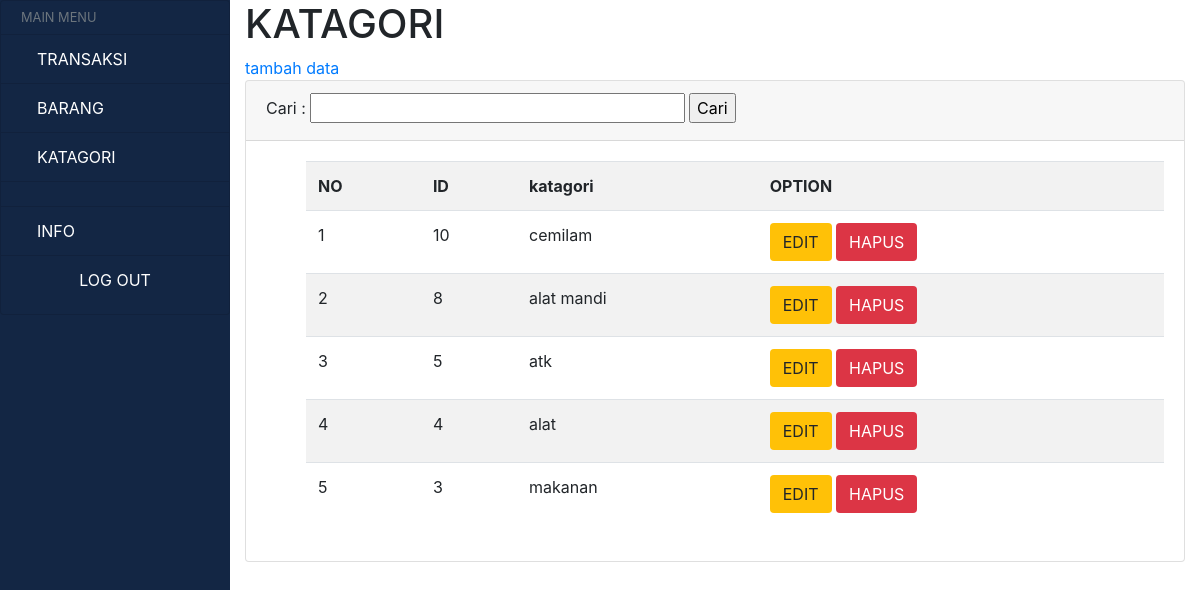
Screenshot of /admin/index_katagori.php with the database file from the repository.
### tables this page shows
CREATE TABLE `kategori` (
  `id_kat` int(11) NOT NULL,
  `nama_katagori` varchar(30) NOT NULL
);

### admin/index_katagori.php (the view, shortened to what this page needs)
<!DOCTYPE html>
<html lang="en">
<head>
    <link rel="stylesheet" href="css/bootstrap.min.css">
    <link rel="stylesheet" href="css/mycss.css">
</head>
<body>
    <div class="container-fluid p-0 ">
        <div class="row" id="body-row">
            <div id="sidebar-container" class="sidebar-expanded d-none d-md-block">
                <ul class="list-group">
                    <li class="list-group-item sidebar-separator-title text-muted d-flex align-items-center menu-collapsed">
                        <small>MAIN MENU</small>
                    </li>
                    <a href="index_transaksi.php" data-toggle="collapse" aria-expanded="false" class="bg-dark list-group-item list-group-item-action flex-column align-items-start">
                        <div class="d-flex w-100 justify-content-start align-items-center">
                            <span class="menu-collapsed">TRANSAKSI</span>
                        </div>
                    </a>
                    <a href="index_barang.php" data-toggle="collapse" aria-expanded="false" class="bg-dark list-group-item list-group-item-action flex-column align-items-start">
                        <div class="d-flex w-100 justify-content-start align-items-center">
                            <span class="menu-collapsed">BARANG</span>
                        </div>
                    </a>
                    <a href="index_katagori.php" class="bg-dark list-group-item list-group-item-action">
                        <div class="d-flex w-100 justify-content-start align-items-center">
                            <span class="menu-collapsed">KATAGORI</span>
                        </div>
                    </a>
                    <li class="list-group-item sidebar-separator menu-collapsed"></li>
                    <a href="info.php" class="bg-dark list-group-item list-group-item-action">
                        <div class="d-flex w-100 justify-content-start align-items-center">
                            <span class="menu-collapsed">INFO</span>
                        </div>
                    </a>
                    <li class="list-group-item logo-separator d-flex justify-content-center">
                      <a href="logout.php" class=" text-black-50"> LOG OUT </a>
                    </li>
                </ul>
            </div>
            <div class="col">
                <h1>
                    KATAGORI
                </h1>
                <a href="input_katagori.php">tambah data</a>
                <div class="card">
                    <div class="card-header"><form action="index_katagori.php" method="get">
                    <label>Cari :</label>
                    <input type="text" class=" col-5" name="cari">
                    <input type="submit" value="Cari">
                    </form></div>
                    <div class="card-body">
                        <ul>
                        <?php
                        $koneksi = mysqli_connect("localhost","root","","db_penjualan");
                        ?>
            <table class="table col-1 table-striped" border="0.1" >
                    <tr >
                        <th>NO</th>
                        <th>ID</th>
                        <th>katagori</th>
                        <th>OPTION</th>
                    </tr>
                <?php
                if(isset($_GET['cari'])){
                    $cari = $_GET['cari'];
                    $data = mysqli_query($koneksi,"SELECT * from kategori where nama_katagori like '%".$cari."%'");
                }else{
                    $data = mysqli_query($koneksi,"SELECT * from kategori order by id_kat desc");
                }
                $no = 1;
                while($d = mysqli_fetch_array($data)){
                ?>
                <tr>
                            <td><?php echo $no++; ?></td>
                            <td><?php echo $d['id_kat']; ?></td>
                            <td><?php echo $d['nama_katagori']; ?></td>
                            <td>
                                <a name="id_kat" class="btn badge-warning" href="edit_katagori.php?id_kat=<?php echo $d['id_kat']; ?>">EDIT</a>
                                <a name="id_kat" class="btn badge-danger" href="hapus_katagori.php?id_kat=<?php echo $d['id_kat']; ?>">HAPUS</a>
                            </td>
                        </tr>
                <?php }
                ?>
            </table>
                        </ul>
                    </div>
                </div>
            </div>
        </div>
    </div>
</body>
</html>

### admin/css/mycss.css (style rules this page uses)
#body-row { margin-left: 0; margin-right: 0; }
#sidebar-container { min-height: 100vh; background-color: #132644; padding: 0; }
.sidebar-expanded { width: 230px; }
#sidebar-container .list-group a { height: 50px; color: white; }
#sidebar-container .list-group li.list-group-item { background-color: #132644; }
.sidebar-separator-title { background-color: #132644; height: 35px; }
.sidebar-separator { background-color: #132644; height: 25px; }
.logo-separator { background-color: #132644; height: 60px; }
a.bg-dark { background-color: #132644 !important; }

### rows the page displays
kategori: id_kat "10", nama_katagori "cemilam"
kategori: id_kat "8", nama_katagori "alat mandi"
kategori: id_kat "5", nama_katagori "atk"
kategori: id_kat "4", nama_katagori "alat"
kategori: id_kat "3", nama_katagori "makanan"
